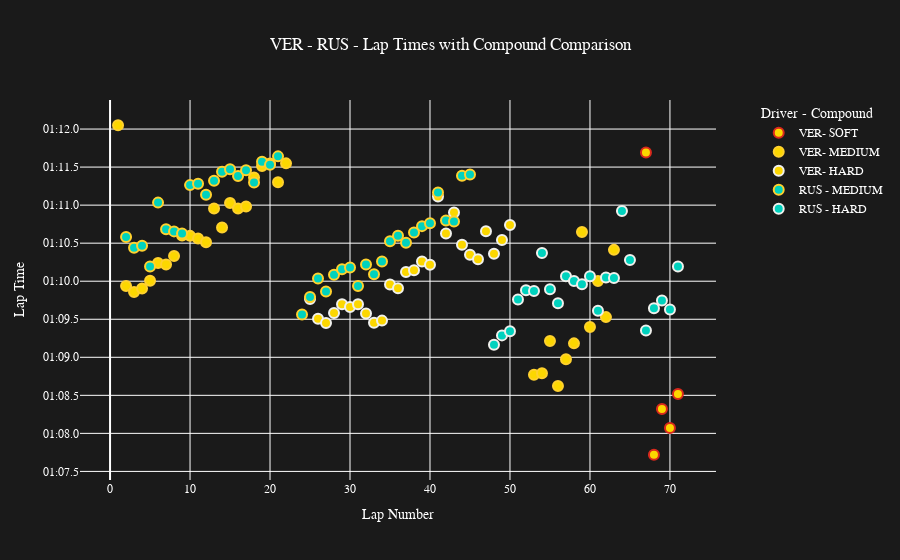

Notebook source saved alongside this figure:
### Markdown cell above
### Merged Scatter Plot: Driver Laptime/Compounds Comparison
The aim of this graph is the same as the last one, but this time we have two drivers. If we used the same system as the previous one, we would have the problem of not being able to distinguish between the drivers, as the colour of the dots represents only the compounds. We also want to keep the information about the type of compound. 

The simplest solution would have been to make the dots of each driver different colours and add the type of compound in the hover annotation. 

The more advanced solution I came up with, which still makes the plot fairly readable, is to use the colour of the dots to represent the driver, while an outer edge of the dot is used for the compound type. This solution was also inspired by how tyre compounds look in the real world (image below). 

<img src="images/tyrecompounds.jpg" alt="TyreCompounds" width="300"/>



This allows you to quickly compare the performance of one driver to another just by looking at the shapes. The addition of the hover annotation, which tells you exactly "DRIVER-COMPOUND-LAP-LAPTIME", and the legend, which specifies each colour with each border, the possibility of clicking and activating/deactivating some compounds, makes this graph quite readable, even if there is a lot of information inside.

The target of this plot is both an entusiast of the sport and engineers who want to review the session.

### Code cell
plot_laptime_compound_comparison_merged(session, 'VER', 'RUS')

### Figure 1 — Plotly figure (JSON) as saved in the notebook; plotly's stock layout.template omitted (floating-point values rounded to 4 significant figures)
{"data": [{"hoverinfo": "text", "marker": {"color": "#fcd700", "line": {"color": "#da291c", "width": 2}, "size": 10}, "mode": "markers", "name": "VER- SOFT", "text": ["VER-SOFT - Lap 67: 1:11:691", "VER-SOFT - Lap 68: 1:7:719", "VER-SOFT - Lap 69: 1:8:321", "VER-SOFT - Lap 70: 1:8:72", "VER-SOFT - Lap 71: 1:8:518"], "type": "scatter", "x": [67, 68, 69, 70, 71], "y": ["1900-01-01T00:01:11.691000", "1900-01-01T00:01:07.719000", "1900-01-01T00:01:08.321000", "1900-01-01T00:01:08.072000", "1900-01-01T00:01:08.518000"]}, {"hoverinfo": "text", "marker": {"color": "#fcd700", "line": {"color": "#ffd12e", "width": 2}, "size": 10}, "mode": "markers", "name": "VER- MEDIUM", "text": ["VER-MEDIUM - Lap 1: 1:12:50", "VER-MEDIUM - Lap 2: 1:9:938", "VER-MEDIUM - Lap 3: 1:9:857", "VER-MEDIUM - Lap 4: 1:9:903", "VER-MEDIUM - Lap 5: 1:10:5", "VER-MEDIUM - Lap 6: 1:10:238", "VER-MEDIUM - Lap 7: 1:10:220", "VER-MEDIUM - Lap 8: 1:10:331", "VER-MEDIUM - Lap 9: 1:10:600", "VER-MEDIUM - Lap 10: 1:10:596", "VER-MEDIUM - Lap 11: 1:10:562", "VER-MEDIUM - Lap 12: 1:10:512", "VER-MEDIUM - Lap 13: 1:10:955", "VER-MEDIUM - Lap 14: 1:10:707", "VER-MEDIUM - Lap 15: 1:11:28", "VER-MEDIUM - Lap 16: 1:10:957", "VER-MEDIUM - Lap 17: 1:10:981", "VER-MEDIUM - Lap 18: 1:11:364", "VER-MEDIUM - Lap 19: 1:11:515", "VER-MEDIUM - Lap 20: 1:11:548", "VER-MEDIUM - Lap 21: 1:11:300", "VER-MEDIUM - Lap 22: 1:11:549", "VER-MEDIUM - Lap 53: 1:8:772", "VER-MEDIUM - Lap 54: 1:8:789", "VER-MEDIUM - Lap 55: 1:9:213", "VER-MEDIUM - Lap 56: 1:8:623", "VER-MEDIUM - Lap 57: 1:8:975", "VER-MEDIUM - Lap 58: 1:9:183", "VER-MEDIUM - Lap 59: 1:10:646", "VER-MEDIUM - Lap 60: 1:9:399", "VER-MEDIUM - Lap 61: 1:10:3", "VER-MEDIUM - Lap 62: 1:9:528", "VER-MEDIUM - Lap 63: 1:10:412"], "type": "scatter", "x": [1, 2, 3, 4, 5, 6, 7, 8, 9, 10, 11, 12, 13, 14, 15, 16, 17, 18, 19, 20, 21, 22, 53, 54, 55, 56, 57, 58, 59, 60, 61, 62, 63], "y": ["1900-01-01T00:01:12.050000", "1900-01-01T00:01:09.938000", "1900-01-01T00:01:09.857000", "1900-01-01T00:01:09.903000", "1900-01-01T00:01:10.005000", "1900-01-01T00:01:10.238000", "1900-01-01T00:01:10.220000", "1900-01-01T00:01:10.331000", "1900-01-01T00:01:10.600000", "1900-01-01T00:01:10.596000", "1900-01-01T00:01:10.562000", "1900-01-01T00:01:10.512000", "1900-01-01T00:01:10.955000", "1900-01-01T00:01:10.707000", "1900-01-01T00:01:11.028000", "1900-01-01T00:01:10.957000", "1900-01-01T00:01:10.981000", "1900-01-01T00:01:11.364000", "1900-01-01T00:01:11.515000", "1900-01-01T00:01:11.548000", "1900-01-01T00:01:11.300000", "1900-01-01T00:01:11.549000", "1900-01-01T00:01:08.772000", "1900-01-01T00:01:08.789000", "1900-01-01T00:01:09.213000", "1900-01-01T00:01:08.623000", "1900-01-01T00:01:08.975000", "1900-01-01T00:01:09.183000", "1900-01-01T00:01:10.646000", "1900-01-01T00:01:09.399000", "1900-01-01T00:01:10.003000", "1900-01-01T00:01:09.528000", "1900-01-01T00:01:10.412000"]}, {"hoverinfo": "text", "marker": {"color": "#fcd700", "line": {"color": "#f0f0ec", "width": 2}, "size": 10}, "mode": "markers", "name": "VER- HARD", "text": ["VER-HARD - Lap 25: 1:9:766", "VER-HARD - Lap 26: 1:9:506", "VER-HARD - Lap 27: 1:9:451", "VER-HARD - Lap 28: 1:9:581", "VER-HARD - Lap 29: 1:9:696", "VER-HARD - Lap 30: 1:9:661", "VER-HARD - Lap 31: 1:9:696", "VER-HARD - Lap 32: 1:9:576", "VER-HARD - Lap 33: 1:9:455", "VER-HARD - Lap 34: 1:9:482", "VER-HARD - Lap 35: 1:9:958", "VER-HARD - Lap 36: 1:9:907", "VER-HARD - Lap 37: 1:10:120", "VER-HARD - Lap 38: 1:10:143", "VER-HARD - Lap 39: 1:10:258", "VER-HARD - Lap 40: 1:10:217", "VER-HARD - Lap 41: 1:11:114", "VER-HARD - Lap 42: 1:10:628", "VER-HARD - Lap 43: 1:10:904", "VER-HARD - Lap 44: 1:10:479", "VER-HARD - Lap 45: 1:10:349", "VER-HARD - Lap 46: 1:10:288", "VER-HARD - Lap 47: 1:10:658", "VER-HARD - Lap 48: 1:10:360", "VER-HARD - Lap 49: 1:10:543", "VER-HARD - Lap 50: 1:10:738"], "type": "scatter", "x": [25, 26, 27, 28, 29, 30, 31, 32, 33, 34, 35, 36, 37, 38, 39, 40, 41, 42, 43, 44, 45, 46, 47, 48, 49, 50], "y": ["1900-01-01T00:01:09.766000", "1900-01-01T00:01:09.506000", "1900-01-01T00:01:09.451000", "1900-01-01T00:01:09.581000", "1900-01-01T00:01:09.696000", "1900-01-01T00:01:09.661000", "1900-01-01T00:01:09.696000", "1900-01-01T00:01:09.576000", "1900-01-01T00:01:09.455000", "1900-01-01T00:01:09.482000", "1900-01-01T00:01:09.958000", "1900-01-01T00:01:09.907000", "1900-01-01T00:01:10.120000", "1900-01-01T00:01:10.143000", "1900-01-01T00:01:10.258000", "1900-01-01T00:01:10.217000", "1900-01-01T00:01:11.114000", "1900-01-01T00:01:10.628000", "1900-01-01T00:01:10.904000", "1900-01-01T00:01:10.479000", "1900-01-01T00:01:10.349000", "1900-01-01T00:01:10.288000", "1900-01-01T00:01:10.658000", "1900-01-01T00:01:10.360000", "1900-01-01T00:01:10.543000", "1900-01-01T00:01:10.738000"]}, {"hoverinfo": "text", "marker": {"color": "#fcd700", "line": {"color": "#43b02a", "width": 2}, "size": 10}, "mode": "markers", "name": "VER- INTERMEDIATE", "text": [], "type": "scatter", "x": [], "y": []}, {"hoverinfo": "text", "marker": {"color": "#fcd700", "line": {"color": "#0067ad", "width": 2}, "size": 10}, "mode": "markers", "name": "VER- WET", "text": [], "type": "scatter", "x": [], "y": []}, {"hoverinfo": "text", "marker": {"color": "#fcd700", "line": {"color": "#00ffff", "width": 2}, "size": 10}, "mode": "markers", "name": "VER- UNKNOWN", "text": [], "type": "scatter", "x": [], "y": []}, {"hoverinfo": "text", "marker": {"color": "#fcd700", "line": {"color": "#434649", "width": 2}, "size": 10}, "mode": "markers", "name": "VER- TEST-UNKNOWN", "text": [], "type": "scatter", "x": [], "y": []}, {"hoverinfo": "text", "marker": {"color": "#00d2be", "line": {"color": "#da291c", "width": 2}, "size": 10}, "mode": "markers", "name": "RUS - SOFT", "text": [], "type": "scatter", "x": [], "y": []}, {"hoverinfo": "text", "marker": {"color": "#00d2be", "line": {"color": "#ffd12e", "width": 2}, "size": 10}, "mode": "markers", "name": "RUS - MEDIUM", "text": ["RUS-MEDIUM - Lap 2: 1:10:580", "RUS-MEDIUM - Lap 3: 1:10:441", "RUS-MEDIUM - Lap 4: 1:10:467", "RUS-MEDIUM - Lap 5: 1:10:193", "RUS-MEDIUM - Lap 6: 1:11:33", "RUS-MEDIUM - Lap 7: 1:10:682", "RUS-MEDIUM - Lap 8: 1:10:655", "RUS-MEDIUM - Lap 9: 1:10:628", "RUS-MEDIUM - Lap 10: 1:11:263", "RUS-MEDIUM - Lap 11: 1:11:281", "RUS-MEDIUM - Lap 12: 1:11:135", "RUS-MEDIUM - Lap 13: 1:11:321", "RUS-MEDIUM - Lap 14: 1:11:440", "RUS-MEDIUM - Lap 15: 1:11:471", "RUS-MEDIUM - Lap 16: 1:11:382", "RUS-MEDIUM - Lap 17: 1:11:459", "RUS-MEDIUM - Lap 18: 1:11:297", "RUS-MEDIUM - Lap 19: 1:11:569", "RUS-MEDIUM - Lap 20: 1:11:531", "RUS-MEDIUM - Lap 21: 1:11:641", "RUS-MEDIUM - Lap 24: 1:9:563", "RUS-MEDIUM - Lap 25: 1:9:792", "RUS-MEDIUM - Lap 26: 1:10:37", "RUS-MEDIUM - Lap 27: 1:9:864", "RUS-MEDIUM - Lap 28: 1:10:85", "RUS-MEDIUM - Lap 29: 1:10:157", "RUS-MEDIUM - Lap 30: 1:10:180", "RUS-MEDIUM - Lap 31: 1:9:936", "RUS-MEDIUM - Lap 32: 1:10:219", "RUS-MEDIUM - Lap 33: 1:10:93", "RUS-MEDIUM - Lap 34: 1:10:260", "RUS-MEDIUM - Lap 35: 1:10:524", "RUS-MEDIUM - Lap 36: 1:10:598", "RUS-MEDIUM - Lap 37: 1:10:506", "RUS-MEDIUM - Lap 38: 1:10:640", "RUS-MEDIUM - Lap 39: 1:10:724", "RUS-MEDIUM - Lap 40: 1:10:761", "RUS-MEDIUM - Lap 41: 1:11:167", "RUS-MEDIUM - Lap 42: 1:10:797", "RUS-MEDIUM - Lap 43: 1:10:784", "RUS-MEDIUM - Lap 44: 1:11:385", "RUS-MEDIUM - Lap 45: 1:11:402"], "type": "scatter", "x": [2, 3, 4, 5, 6, 7, 8, 9, 10, 11, 12, 13, 14, 15, 16, 17, 18, 19, 20, 21, 24, 25, 26, 27, 28, 29, 30, 31, 32, 33, 34, 35, 36, 37, 38, 39, 40, 41, 42, 43, 44, 45], "y": ["1900-01-01T00:01:10.580000", "1900-01-01T00:01:10.441000", "1900-01-01T00:01:10.467000", "1900-01-01T00:01:10.193000", "1900-01-01T00:01:11.033000", "1900-01-01T00:01:10.682000", "1900-01-01T00:01:10.655000", "1900-01-01T00:01:10.628000", "1900-01-01T00:01:11.263000", "1900-01-01T00:01:11.281000", "1900-01-01T00:01:11.135000", "1900-01-01T00:01:11.321000", "1900-01-01T00:01:11.440000", "1900-01-01T00:01:11.471000", "1900-01-01T00:01:11.382000", "1900-01-01T00:01:11.459000", "1900-01-01T00:01:11.297000", "1900-01-01T00:01:11.569000", "1900-01-01T00:01:11.531000", "1900-01-01T00:01:11.641000", "1900-01-01T00:01:09.563000", "1900-01-01T00:01:09.792000", "1900-01-01T00:01:10.037000", "1900-01-01T00:01:09.864000", "1900-01-01T00:01:10.085000", "1900-01-01T00:01:10.157000", "1900-01-01T00:01:10.180000", "1900-01-01T00:01:09.936000", "1900-01-01T00:01:10.219000", "1900-01-01T00:01:10.093000", "1900-01-01T00:01:10.260000", "1900-01-01T00:01:10.524000", "1900-01-01T00:01:10.598000", "1900-01-01T00:01:10.506000", "1900-01-01T00:01:10.640000", "1900-01-01T00:01:10.724000", "1900-01-01T00:01:10.761000", "1900-01-01T00:01:11.167000", "1900-01-01T00:01:10.797000", "1900-01-01T00:01:10.784000", "1900-01-01T00:01:11.385000", "1900-01-01T00:01:11.402000"]}, {"hoverinfo": "text", "marker": {"color": "#00d2be", "line": {"color": "#f0f0ec", "width": 2}, "size": 10}, "mode": "markers", "name": "RUS - HARD", "text": ["RUS-HARD - Lap 48: 1:9:164", "RUS-HARD - Lap 49: 1:9:288", "RUS-HARD - Lap 50: 1:9:342", "RUS-HARD - Lap 51: 1:9:759", "RUS-HARD - Lap 52: 1:9:881", "RUS-HARD - Lap 53: 1:9:872", "RUS-HARD - Lap 54: 1:10:372", "RUS-HARD - Lap 55: 1:9:895", "RUS-HARD - Lap 56: 1:9:711", "RUS-HARD - Lap 57: 1:10:64", "RUS-HARD - Lap 58: 1:10:2", "RUS-HARD - Lap 59: 1:9:961", "RUS-HARD - Lap 60: 1:10:65", "RUS-HARD - Lap 61: 1:9:611", "RUS-HARD - Lap 62: 1:10:50", "RUS-HARD - Lap 63: 1:10:42", "RUS-HARD - Lap 64: 1:10:924", "RUS-HARD - Lap 65: 1:10:278", "RUS-HARD - Lap 67: 1:9:352", "RUS-HARD - Lap 68: 1:9:645", "RUS-HARD - Lap 69: 1:9:747", "RUS-HARD - Lap 70: 1:9:627", "RUS-HARD - Lap 71: 1:10:193"], "type": "scatter", "x": [48, 49, 50, 51, 52, 53, 54, 55, 56, 57, 58, 59, 60, 61, 62, 63, 64, 65, 67, 68, 69, 70, 71], "y": ["1900-01-01T00:01:09.164000", "1900-01-01T00:01:09.288000", "1900-01-01T00:01:09.342000", "1900-01-01T00:01:09.759000", "1900-01-01T00:01:09.881000", "1900-01-01T00:01:09.872000", "1900-01-01T00:01:10.372000", "1900-01-01T00:01:09.895000", "1900-01-01T00:01:09.711000", "1900-01-01T00:01:10.064000", "1900-01-01T00:01:10.002000", "1900-01-01T00:01:09.961000", "1900-01-01T00:01:10.065000", "1900-01-01T00:01:09.611000", "1900-01-01T00:01:10.050000", "1900-01-01T00:01:10.042000", "1900-01-01T00:01:10.924000", "1900-01-01T00:01:10.278000", "1900-01-01T00:01:09.352000", "1900-01-01T00:01:09.645000", "1900-01-01T00:01:09.747000", "1900-01-01T00:01:09.627000", "1900-01-01T00:01:10.193000"]}, {"hoverinfo": "text", "marker": {"color": "#00d2be", "line": {"color": "#43b02a", "width": 2}, "size": 10}, "mode": "markers", "name": "RUS - INTERMEDIATE", "text": [], "type": "scatter", "x": [], "y": []}, {"hoverinfo": "text", "marker": {"color": "#00d2be", "line": {"color": "#0067ad", "width": 2}, "size": 10}, "mode": "markers", "name": "RUS - WET", "text": [], "type": "scatter", "x": [], "y": []}, {"hoverinfo": "text", "marker": {"color": "#00d2be", "line": {"color": "#00ffff", "width": 2}, "size": 10}, "mode": "markers", "name": "RUS - UNKNOWN", "text": [], "type": "scatter", "x": [], "y": []}, {"hoverinfo": "text", "marker": {"color": "#00d2be", "line": {"color": "#434649", "width": 2}, "size": 10}, "mode": "markers", "name": "RUS - TEST-UNKNOWN", "text": [], "type": "scatter", "x": [], "y": []}], "layout": {"font": {"color": "white", "family": "Arial", "size": 12}, "legend": {"orientation": "v", "title": {"text": "Driver - Compound"}, "x": 1.27, "xanchor": "right", "y": 1, "yanchor": "top"}, "paper_bgcolor": "#1a1a1a", "plot_bgcolor": "#1a1a1a", "showlegend": true, "title": {"text": "VER - RUS - Lap Times with Compound Comparison", "x": 0.5, "xanchor": "center"}, "xaxis": {"title": {"text": "Lap Number"}}, "yaxis": {"tickformat": "%M:%S.%f", "title": {"text": "Lap Time"}}}}
